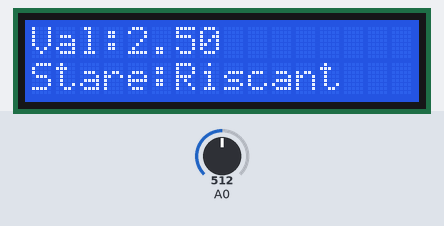
Simulated run of this sketch. Board: Arduino Uno, built with avr-gcc and run on an emulated ATmega328P. Shown: 16×2 character LCD. The inputs (shaded band) are chosen by the test bench; at power-on: A0 = 512.

Above: at 1.2 s.
1.3 s: A0 set to 484
At 1.9 s:
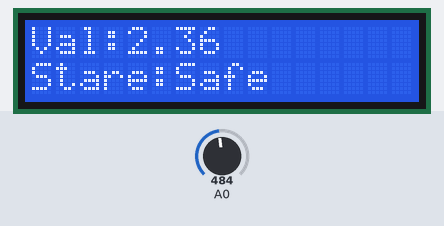
3.5 s: A0 set to 900
At 3.9 s:
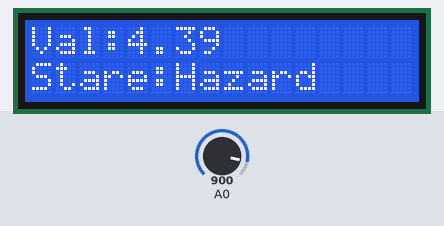
6.5 s: A0 set to 829
At 7.0 s:
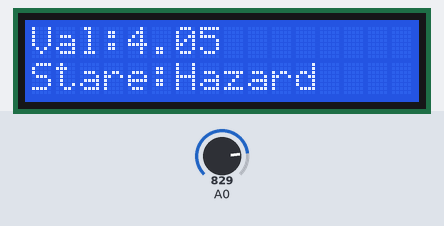
8.1 s: A0 set to 801
At 8.5 s:
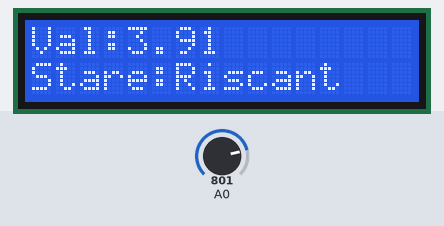
Timing chart, 0 to 10.6 s (numbered marks = the images above; inputs shaded):
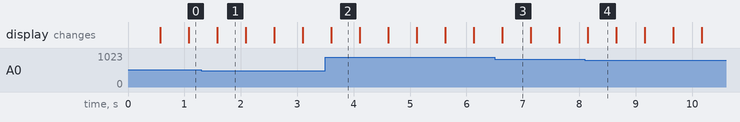

The sketch:

smc_lucrare_propusa_21.ino
```cpp
#include <LiquidCrystal.h>
#define ADC_VREF_TYPE ((0<<REFS1)|(0<<REFS0)|(0<<ADLAR))

LiquidCrystal lcd(12,13,11,10,9,8);

float stepADC=0.0048828125;

void setup()
{
  lcd.begin(2,16);
  initializareADC();
}

void loop()
{
  lcd.print("Val:");
  unsigned int sensorValue=citesteADC(0);
  float val =stepADC*sensorValue;
  lcd.print(val,2);
  lcd.setCursor(0,1);
  lcd.print("Stare:");
  if(val<=2.45)
  {lcd.print("Safe");}
  if((val>2.45)&&(val<4))
  {lcd.print("Riscant");}
  if(val>=4)
  {lcd.print("Hazard");}

  delay(500);
  lcd.clear();


}


unsigned int citesteADC(unsigned char adc_input)
{
  ADMUX=adc_input |ADC_VREF_TYPE;
  delayMicroseconds(10);

  ADCSRA|=(1<<ADSC);
  while((ADCSRA&(1<<ADIF))==0){}
  ADCSRA |=(1<<ADIF);

  return ADCW;


}

void initializareADC()
{
  DIDR0=(0<<ADC5D)|(0<<ADC4D)|(0<<ADC3D)|(0<<ADC2D)|(0<<ADC1D)|(0<<ADC0D);
  ADMUX=ADC_VREF_TYPE;

  ADCSRA=(1<<ADEN)|(0<<ADSC)|(1<<ADATE)|(0<<ADIF)|(0<<ADIE)|(1<<ADPS2)|(0<<ADPS1)|(0<<ADPS0);
}


  
```

Measured:
- the behaviour switches between 502 and 501 on A0 (found by bisection; images 0 and 1)
- the behaviour switches between 820 and 819 on A0 (found by bisection; images 3 and 4)
- after the input at 1.3 s, the display: first differs from a run without the input after 0.28 s (image 1)
- after the input at 3.5 s, the display: first differs from a run without the input after 0.10 s (image 2)
- after the input at 6.5 s, the display: first differs from a run without the input after 0.13 s (image 3)
- after the input at 8.1 s, the display: first differs from a run without the input after 0.05 s (image 4)
- what the display in image 1 shows lasts 0.5 s, from 1.6 s to 2.1 s
